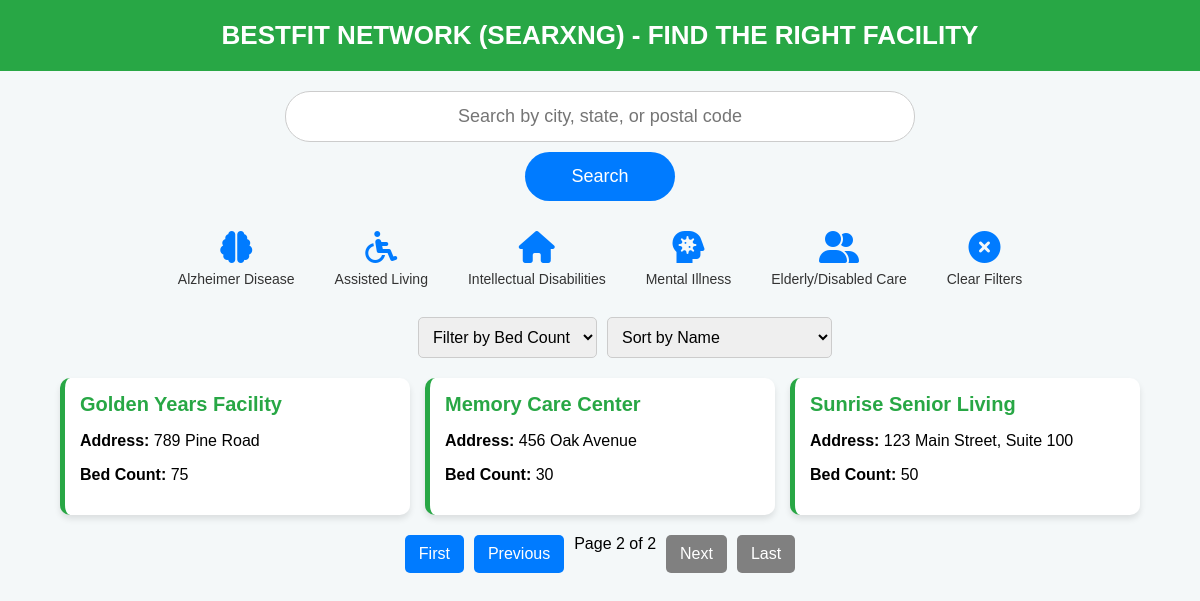
The page /searxng/?page=2& on the database its author committed.
### search/models.py (models this page shows, shortened)
class Facility(models.Model):
    STATUS_CHOICES = [
        ('active', 'Active'),
        ('inactive', 'Inactive'),
        ('pending', 'Pending Approval'),
        ('rejected', 'Rejected'),
        ('draft', 'Draft')
    ]
    SUBMISSION_TYPE_CHOICES = [
        ('admin', 'Admin Entry'),
        ('self_register', 'Self Registration'),
        ('bulk_import', 'Bulk Import')
    ]
    name = models.CharField(max_length=255)
    slug = models.SlugField(unique=True, blank=True)
    facility_type = models.CharField(max_length=255)
    endorsement = models.CharField(max_length=255, blank=True, null=True)
    inspection_number = models.CharField(max_length=100, unique=True)
    address = models.TextField()
    state = models.CharField(max_length=50)
    county = models.CharField(max_length=100)
    contact = models.CharField(max_length=255, blank=True, null=True)
    contact_person = models.CharField(max_length=255, blank=True, null=True)
    bed_count = models.IntegerField(default=0)
    status = models.CharField(max_length=20, choices=STATUS_CHOICES, default='pending')
    image = models.ImageField(
        upload_to='facilities/%Y/%m/',
        blank=True,
        null=True,
        help_text="Facility main image"
    )
    submitted_by = models.ForeignKey(
        User,
        on_delete=models.SET_NULL,
        null=True,
        blank=True,
        help_text="Who submitted this facility"
    )
    submission_type = models.CharField(
        max_length=20,
        choices=SUBMISSION_TYPE_CHOICES,
        default='admin'
    )
    created_at = models.DateTimeField(auto_now_add=True)
    updated_at = models.DateTimeField(auto_now=True)
    approved_at = models.DateTimeField(null=True, blank=True)
    approved_by = models.ForeignKey(
        User,
        on_delete=models.SET_NULL,
        null=True,
        blank=True,
        related_name='approved_facilities'
    )
    meta_description = models.TextField(blank=True, max_length=160)
    search_keywords = models.TextField(blank=True)
    class Meta:
        ordering = ['-created_at']
        verbose_name_plural = "Facilities"
        indexes = [
            models.Index(fields=['status']),
            models.Index(fields=['facility_type']),
            models.Index(fields=['state', 'county']),
        ]

### search/views.py (the view, shortened to what this page needs)
# urls.py: path('searxng/', views.searxnghome, name='searxng_home'),
def searxnghome(request):
    query = request.GET.get("q", "").strip()
    bed_count_filter = request.GET.get("bed_count", "").strip()
    selected_facility_types = request.GET.getlist("facility_type")
    sort_by = request.GET.get("sort_by", "name").strip()
    facilities = Facility.objects.filter(status='active')
    if query:
        facilities = facilities.filter(
            address__icontains=query
        )
    paginator = Paginator(facilities, 15)
    page_number = request.GET.get("page")
    try:
        page_obj = paginator.page(page_number)
    except PageNotAnInteger:
        page_obj = paginator.page(1)
    except EmptyPage:
        page_obj = paginator.page(paginator.num_pages)
    bed_counts = Facility.objects.filter(status='active').values_list("bed_count", flat=True).distinct().order_by("bed_count")
    return render(request, "search/searxng_home.html", {
        "page_obj": page_obj,
        "query": query,
        "bed_counts": bed_counts,
        "sort_by": sort_by,
        "bed_count_filter": bed_count_filter,
        "selected_facility_types": selected_facility_types,
    })

### search/templates/search/searxng_home.html (shortened to what this page needs)
{% load static %}
<!DOCTYPE html>
<html lang="en">
<head>
    <link rel="stylesheet" href="https://cdnjs.cloudflare.com/ajax/libs/font-awesome/6.0.0-beta3/css/all.min.css">
    <link rel="stylesheet" href="{% static 'search/home.css' %}">
</head>
<body>
    <div class="header">BestFit Network (Searxng) - Find the Right Facility</div>
    <form method="GET" action="" class="search-container">
        <input id="search-box" class="search-box" type="text" name="q" placeholder="Search by city, state, or postal code" value="{{ query }}">
        <button type="submit" class="search-button">Search</button>
    </form>
<div class="facility-type-icons">
    <div class="icon-container {% if 'ALZHEIMER DISEASE' in selected_facility_types %}selected{% endif %}" onclick="toggleFacilityType('ALZHEIMER DISEASE')">
        <i class="fas fa-brain"></i>
        <span>Alzheimer Disease</span>
    </div>
    <div class="icon-container {% if 'ASSISTED LIVING SERVICES' in selected_facility_types %}selected{% endif %}" onclick="toggleFacilityType('ASSISTED LIVING SERVICES')">
        <i class="fas fa-wheelchair"></i>
        <span>Assisted Living</span>
    </div>
    <div class="icon-container {% if 'INDIVIDUALS WITH INTELLECTUAL DISABILITES' in selected_facility_types %}selected{% endif %}" onclick="toggleFacilityType('INDIVIDUALS WITH INTELLECTUAL DISABILITES')">
        <i class="fas fa-home"></i>
        <span>Intellectual Disabilities</span>
    </div>
    <div class="icon-container {% if 'MENTAL ILLNESS' in selected_facility_types %}selected{% endif %}" onclick="toggleFacilityType('MENTAL ILLNESS')">
        <i class="fas fa-head-side-virus"></i>
        <span>Mental Illness</span>
    </div>
    <div class="icon-container {% if 'RESIDENTIAL FACILITY FOR ELDERLY OR DISABLED PERSONS' in selected_facility_types %}selected{% endif %}" onclick="toggleFacilityType('RESIDENTIAL FACILITY FOR ELDERLY OR DISABLED PERSONS')">
        <i class="fas fa-user-friends"></i>
        <span>Elderly/Disabled Care</span>
    </div>
    <div class="icon-container" onclick="clearFilters()">
        <i class="fas fa-times-circle"></i>
        <span>Clear Filters</span>
    </div>
</div>
    <form method="GET" action="" class="filters" id="filters-form">
        <select name="bed_count" onchange="updateBedCount(this.value)">
            <option value="">Filter by Bed Count</option>
        </select>
        <select name="sort_by" onchange="updateSortBy(this.value)">
            <option value="name" {% if sort_by == "name" %}selected{% endif %}>Sort by Name</option>
        </select>
    </form>
    <div class="results-container">
        {% for facility in page_obj %}
        <div class="result-card" onclick="window.location='{% url 'searxngfacilitydetail' facility.id %}?{{ request.GET.urlencode }}'">
            <div class="result-name">{{ facility.name }}</div>
            <p><strong>Address:</strong> {{ facility.address }}</p>
            <p><strong>Bed Count:</strong> {{ facility.bed_count }}</p>
        </div>
        {% endfor %}
    </div>
    <div class="pagination">
        {% if page_obj.has_previous %}
            <a href="?page=1&{{ request.GET.urlencode }}">First</a>
            <a href="?page={{ page_obj.previous_page_number }}&{{ request.GET.urlencode }}">Previous</a>
        {% else %}
            <a class="disabled">First</a>
            <a class="disabled">Previous</a>
        {% endif %}
        <span>Page {{ page_obj.number }} of {{ page_obj.paginator.num_pages }}</span>
        {% if page_obj.has_next %}
            <a href="?page={{ page_obj.next_page_number }}&{{ request.GET.urlencode }}">Next</a>
            <a href="?page={{ page_obj.paginator.num_pages }}&{{ request.GET.urlencode }}">Last</a>
        {% else %}
            <a class="disabled">Next</a>
            <a class="disabled">Last</a>
        {% endif %}
    </div>
</body>
</html>

### search/static/search/home.css (style rules this page uses)
body { font-family: Arial, sans-serif; background-color: #f4f8f9; margin: 0; padding: 0; text-align: center; }
.header { background: #28a745; color: white; padding: 20px; font-size: 26px; font-weight: bold; text-transform: uppercase; }
.search-container { margin: 20px auto; display: flex; flex-direction: column; align-items: center; width: 90%; max-width: 800px; }
.search-box { width: 100%; max-width: 600px; padding: 14px; font-size: 18px; border: 1px solid #ccc; border-radius: 25px; text-align: center; }
.search-button { padding: 14px 22px; font-size: 18px; border-radius: 25px; background-color: #007bff; color: white; border: none; cursor: pointer; margin-top: 10px; }
.filters { display: flex; flex-wrap: wrap; justify-content: center; gap: 10px; margin: 20px; width: 100%; }
select, button { padding: 10px; font-size: 16px; border-radius: 5px; border: 1px solid #ccc; min-width: 150px; }
.results-container { display: grid; grid-template-columns: repeat(auto-fit, minmax(250px, 1fr)); gap: 15px; margin: 20px auto; width: 90%; }
.result-card { background: white; padding: 15px; border-radius: 10px; box-shadow: 0px 4px 6px rgba(0, 0, 0, 0.1); cursor: pointer; transition: transform 0.2s ease-in-out; border-left: 5px solid #28a745; text-align: left; }
.result-name { color: #28a745; font-size: 20px; font-weight: bold; margin-bottom: 8px; }
.pagination { margin-top: 20px; display: flex; justify-content: center; flex-wrap: wrap; gap: 10px; }
.pagination a { padding: 10px 14px; background: #007bff; color: white; text-decoration: none; border-radius: 5px; }
.pagination a.disabled { background: gray; pointer-events: none; }
.facility-type-icons { display: flex; flex-wrap: wrap; gap: 20px; margin: 20px 0; justify-content: center; text-align: center; }
.icon-container { cursor: pointer; padding: 10px; border-radius: 8px; transition: color 0.3s, transform 0.3s; display: flex; flex-direction: column; align-items: center; color: #007bff; }
.icon-container i { font-size: 32px; margin-bottom: 8px; transition: color 0.3s; }
.icon-container span { display: block; font-size: 14px; font-weight: 500; color: #333; transition: color 0.3s; }

### rows shown on the page
Facility: name "Golden Years Facility", address "789 Pine Road", bed_count "75"
Facility: name "Memory Care Center", address "456 Oak Avenue", bed_count "30"
Facility: name "Sunrise Senior Living", address "123 Main Street, Suite 100", bed_count "50"

### other values the page prints
{{ page_obj.number }} "2"
{{ page_obj.paginator.num_pages }} "2"
